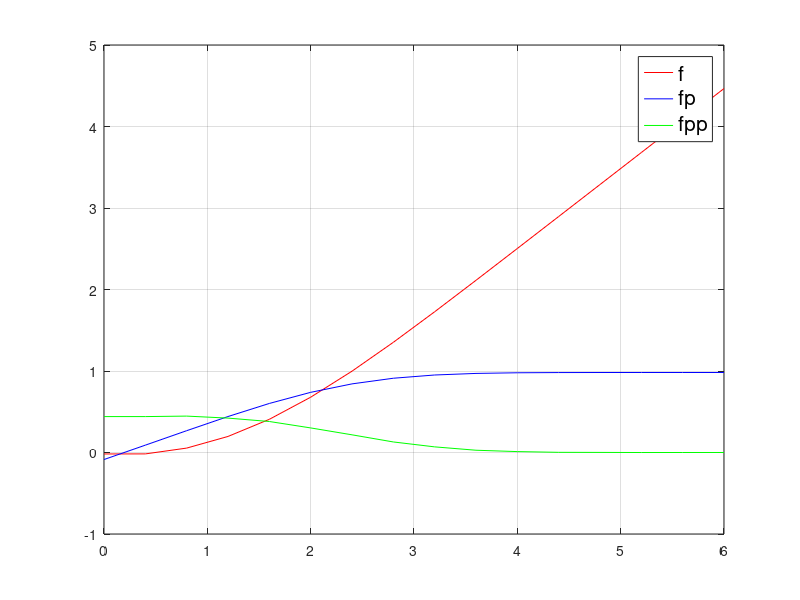

MATLAB code for this plot:
clc
clear
% 沒有初始化邊界
% Set tolerance and maximum number of iterations
tol = 10^(-4);
maxIter = 1000;

% Set up grid and initial guesses for f and g 其中 g = f'
% Number of points can be 16, 21, 31, 61
delta_eta = 0.4;
eta = 0:delta_eta:6;
pt_num = length(eta);
f = (eta.^2)/12;
g = (eta/6);

% Calculate derivative at interior points using central differences
df = zeros(size(eta));
dg = zeros(size(eta));
d2f = zeros(size(eta));
d2g = zeros(size(eta));

%%%%%%%%%%%%%%%%%%%%%%%%%%%%%%%%%%% Start iterating %%%%%%%%%%%%%%%%%%%%%%%%%%%%%%%%%%%

for m = 1:maxIter
    fprintf('Iteration:%d\n', m)

    % Calculate 1st and 2nd derivative of f and g using 3-point central differences
    for i = 2:length(eta)-1
        df(i) = (f(i+1) - f(i-1)) / (2*delta_eta);
        dg(i) = (g(i+1) - g(i-1)) / (2*delta_eta);
        d2f(i) = (f(i+1) - 2*f(i) + f(i-1)) / (delta_eta)^2;
        d2g(i) = (g(i+1) - 2*g(i) + g(i-1)) / (delta_eta)^2;
    end
 
    % Calculate 1st and 2nd derivative of g and g at end points using 3-point one-sided differences
    df(1) = (-3*f(1) + 4*f(2) - f(3)) / (2*delta_eta);%Right-sided OK
    dg(1) = (-3*g(1) + 4*g(2) - g(3)) / (2*delta_eta);%Right-sided

    d2f(1) = (f(3) - 2*f(2) + f(1) ) / (delta_eta)^2;%Right-sided OK
    d2g(1) = (g(3) - 2*g(2) + g(1) ) / (delta_eta)^2;%Right-sided

    df(end) = (-4*f(end-1) + 3*f(end) + f(end-2)) / (2*delta_eta);%Left-sided OK
    dg(end) = (-4*g(end-1) + 3*g(end) + g(end-2)) / (2*delta_eta);%Left-sided

    d2f(end) = (f(end-2) + f(end) - 2*f(end-1)) / (delta_eta)^2;%Left-sided OK
    d2g(end) = (g(end-2) + g(end) - 2*g(end-1)) / (delta_eta)^2;%Left-sided

    % Initialize the iter matrix (refresh after each iteration)
    iter_mat  = zeros(2*pt_num,2*pt_num);

    % 左上初始化
    for i=1:pt_num
        if ( i==1 )
            iter_mat(i,i) = -3/(2*delta_eta);
            iter_mat(i,i+1) = 4/(2*delta_eta);
            iter_mat(i,i+2) = -1/(2*delta_eta);
            continue;
        end
        if ( i==pt_num )
            iter_mat(i,i) = 3/(2*delta_eta);
            iter_mat(i,i-1) = -4/(2*delta_eta);
            iter_mat(i,i-2) = 1/(2*delta_eta);
            continue;
        end
        iter_mat(i,i+1) = 1/(2*delta_eta);
        iter_mat(i,i-1) = -1/(2*delta_eta);
    end

    % 右上初始化 OK
    for i=1:pt_num
        iter_mat(i,i+pt_num) = -1;
    end

    % 左下初始化 OK
    for i=1:pt_num
        iter_mat(i+pt_num,i) = dg(i);
    end

    % 右下初始化 OK
    % f*D1
    for i=pt_num+1:2*pt_num
        if ( i==pt_num+1 ) % Right-sided
            iter_mat(i,i) = -3*f(i-pt_num)/(2*delta_eta);
            iter_mat(i,i+1) = 4*f(i-pt_num)/(2*delta_eta);
            iter_mat(i,i+2) = -1*f(i-pt_num)/(2*delta_eta);
            continue;
        end
        if ( i==2*pt_num ) % Left-sided
            iter_mat(i,i) = 3*f(i-pt_num)/(2*delta_eta);
            iter_mat(i,i-1) = -4*f(i-pt_num)/(2*delta_eta);
            iter_mat(i,i-2) = 1*f(i-pt_num)/(2*delta_eta);
            continue;
        end
        iter_mat(i,i+1) = f(i-pt_num)/(2*delta_eta);
        iter_mat(i,i-1) = -f(i-pt_num)/(2*delta_eta);
    end
    % D2
    for i=pt_num+1:2*pt_num
        if ( i==pt_num+1 ) % Right-sided
            iter_mat(i,i) = 1/(delta_eta)^2 + iter_mat(i,i);
            iter_mat(i,i+1) = -2/(delta_eta)^2 + iter_mat(i,i+1);
            iter_mat(i,i+2) = 1/(delta_eta)^2 + iter_mat(i,i+2);
            continue;
        end
        if ( i==2*pt_num ) % Left-sided
            iter_mat(i,i) = 1/(delta_eta)^2 + iter_mat(i,i);
            iter_mat(i,i-1) = -2/(delta_eta)^2 + iter_mat(i,i-1);
            iter_mat(i,i-2) = 1/(delta_eta)^2 + iter_mat(i,i-2);
            continue;
        end
        iter_mat(i,i-1) = 1/(delta_eta)^2 + iter_mat(i,i-1);
        iter_mat(i,i) = -2/(delta_eta)^2 + iter_mat(i,i);
        iter_mat(i,i+1) = 1/(delta_eta)^2 + iter_mat(i,i+1);
    end

    % 邊界初始化(考慮B.C.) OK
    iter_mat(2*pt_num+1,:) = 0;
    iter_mat(2*pt_num+2,:) = 0;
    iter_mat(2*pt_num+3,:) = 0;
    [iter_mat(2*pt_num+1,1),iter_mat(2*pt_num+2,pt_num+1),iter_mat(2*pt_num+3,2*pt_num)] = deal(1);

    % Initialize the result matrix
    result_mat = zeros(2*pt_num+3,1);
    for i=1:pt_num
        result_mat(i,1) = (g(i) - df(i));
        result_mat(i+pt_num,1) = (-f(i)*dg(i)-d2g(i));
    end

    % 求得修正項的矩陣
    modf_mat = rot90(iter_mat\result_mat);

    % 檢查是否符合需求，有則跳出並繪圖，否則繼續迭代
    if( all(abs(modf_mat(1,1:pt_num))<tol) )
        fprintf('When eta = %.3f, we need %d times of iteration\n',delta_eta, m)
        break;
    end

    % 將原先的 f、g 加上修正矩陣，得到新的 f、g
    f = f + modf_mat(1,1:pt_num);
    g = g + modf_mat(1,pt_num+1:2*pt_num);

end

%%%%%%%%%%%%%%%%%%%%%%%%%%%%%%%%%%% End of iteration %%%%%%%%%%%%%%%%%%%%%%%%%%%%%%%%%%%

% plot
plot(eta,f,'r-');
hold on
plot(eta,g,'b-');
hold on
plot(eta,d2f,'g-');
grid on
legend('f','fp','fpp','Location', 'NorthEast','FontSize', 15);
